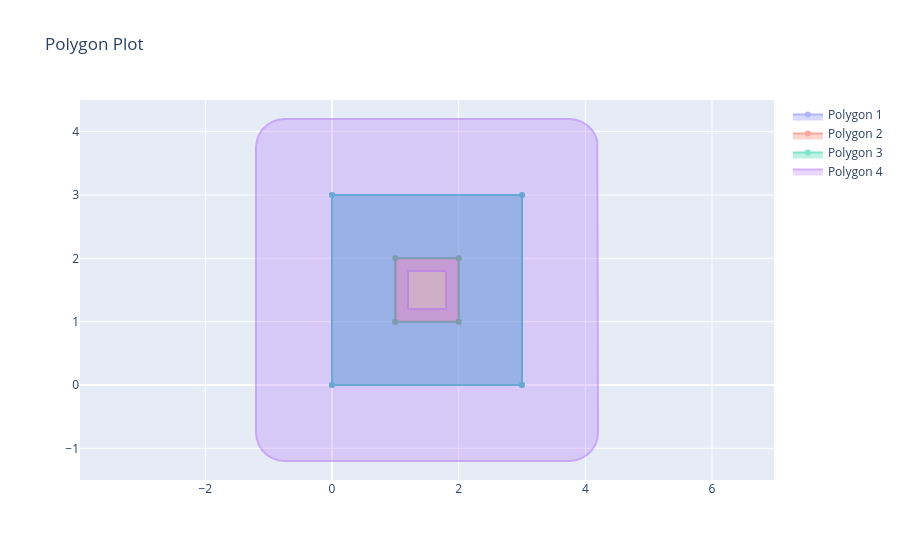

Write notebook code for a chart like this one.
### Markdown cell above
## Scale

### Code cell
p1 = dshape.geometry.Rectangle(0, 0, 3, 3)
p2 = dshape.geometry.Rectangle(1, 1, 1, 1)
p3 = p1 - p2
p4 = p3.buffer(0.3)
p5 = p4.scale(1.5, origin=(1.5, 1.5))
dshape.plotting.plot_polygons([p1, p2, p3, p5])

### Figure 1 — Plotly figure (JSON) as saved in the notebook; plotly's stock layout.template omitted (floating-point values rounded to 4 significant figures)
{"data": [{"fill": "toself", "name": "Polygon 1", "opacity": 0.5, "type": "scatter", "x": [0, 3, 3, 0, 0, null], "y": [0, 0, 3, 3, 0, null]}, {"fill": "toself", "name": "Polygon 2", "opacity": 0.5, "type": "scatter", "x": [1, 2, 2, 1, 1, null], "y": [1, 1, 2, 2, 1, null]}, {"fill": "toself", "name": "Polygon 3", "opacity": 0.5, "type": "scatter", "x": [3, 3, 0, 0, 3, null, 2, 1, 1, 2, 2, null], "y": [0, 3, 3, 0, 0, null, 1, 1, 2, 2, 1, null]}, {"fill": "toself", "name": "Polygon 4", "opacity": 0.5, "type": "scatter", "x": [4.2, 4.2, 4.189, 4.155, 4.102, 4.031, 3.945, 3.85, 3.75, -0.75, -0.8501, -0.9452, -1.031, -1.102, -1.155, -1.189, -1.2, -1.2, -1.189, -1.155, -1.102, -1.031, -0.9452, -0.8501, -0.75, 3.75, 3.85, 3.945, 4.031, 4.102, 4.155, 4.189, 4.2, null, 1.8, 1.8, 1.2, 1.2, 1.8, null], "y": [-0.75, 3.75, 3.85, 3.945, 4.031, 4.102, 4.155, 4.189, 4.2, 4.2, 4.189, 4.155, 4.102, 4.031, 3.945, 3.85, 3.75, -0.75, -0.8501, -0.9452, -1.031, -1.102, -1.155, -1.189, -1.2, -1.2, -1.189, -1.155, -1.102, -1.031, -0.9452, -0.8501, -0.75, null, 1.8, 1.2, 1.2, 1.8, 1.8, null]}], "layout": {"showlegend": true, "title": {"text": "Polygon Plot"}, "yaxis": {"scaleanchor": "x", "scaleratio": 1}}}
